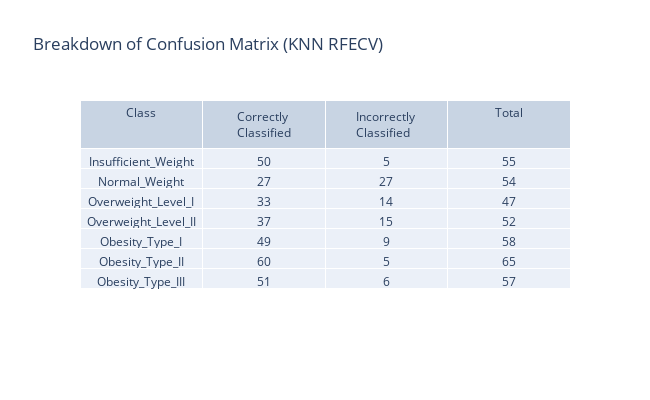

Notebook code cell kept with this figure:
### Markdown cell above
#### Pearson Coefficent

### Code cell
good_attributes = ["Age","Weight","CAEC"]

X = df[good_attributes]
Y = df["NObeyesdad"]
xTrain, xTest, yTrain, yTest = train_test_split(X, Y, test_size=0.2, random_state=42)


knn = KNeighborsClassifier(n_neighbors=4)
knn.fit(xTrain,yTrain)
yPred = knn.predict(xTest)

cv_score = np.array(cross_val_score(knn, xTrain,yTrain, cv=10)).mean()
cf_matrix = confusion_matrix(yTest,yPred)
metrics = precision_recall_fscore_support(yTest,yPred,average="weighted")
precision,recall,f1=metrics[0],metrics[1],metrics[2]
accuracy = accuracy_score(yTest,yPred)


print("Silhoutte Score: "+str(silhouette_score(xTrain,yTrain)))
print(f"Cross Validation Score: {cv_score}\nPrecision Score: {precision}\nRecall Score: {recall}\nF1 score: {f1}\nAccuracy: {accuracy}")

print("\nConfusion Matrix \n----------------")
sns.heatmap(pd.DataFrame(cf_matrix, labels, labels), annot=True, annot_kws={"size": 14},cmap = 'coolwarm') # font size
plt.title("Confusion Matrix (KNN)",loc='left', fontweight='bold',  style='italic')
plt.show()

interpret_confusion_matrix(cf_matrix,"Breakdown of Confusion Matrix (KNN RFECV)", labels)

### Figure 1 — Plotly figure (JSON) as saved in the notebook; plotly's stock layout.template omitted (floating-point values rounded to 4 significant figures)
{"data": [{"cells": {"values": [["Insufficient_Weight", "Normal_Weight", "Overweight_Level_I", "Overweight_Level_II", "Obesity_Type_I", "Obesity_Type_II", "Obesity_Type_III"], [50, 27, 33, 37, 49, 60, 51], [5, 27, 14, 15, 9, 5, 6], [55, 54, 47, 52, 58, 65, 57]]}, "columnwidth": 5, "header": {"values": ["Class", "Correctly Classified", "Incorrectly Classified", "Total"]}, "type": "table"}], "layout": {"height": 400, "title": {"text": "Breakdown of Confusion Matrix (KNN RFECV)"}, "width": 650}}
